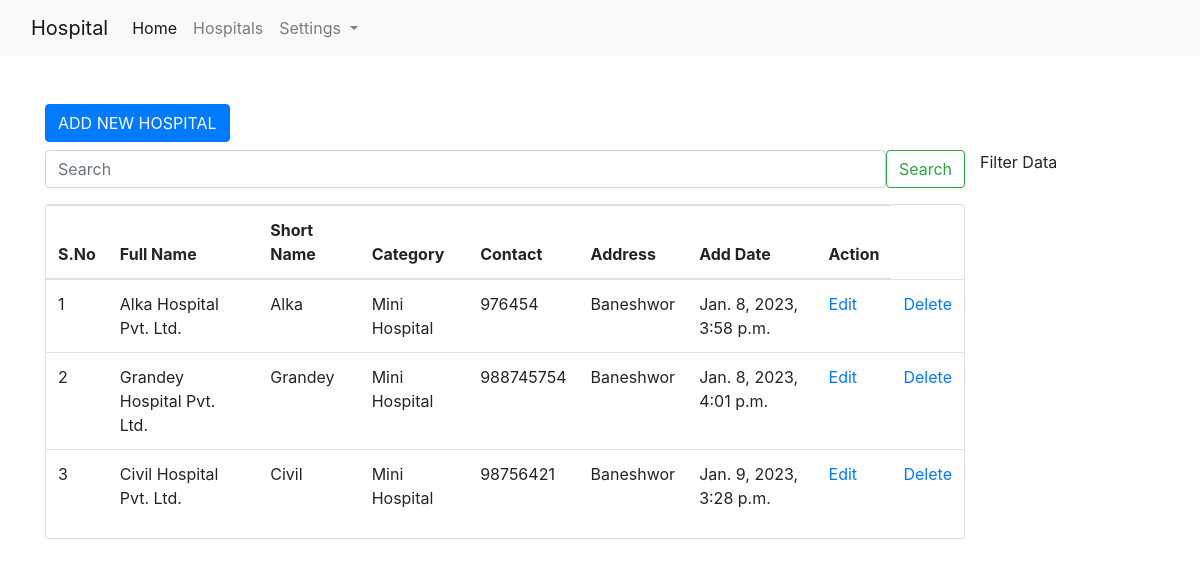
/hospitals/ (signed in), run on an earlier commit of the app's database.
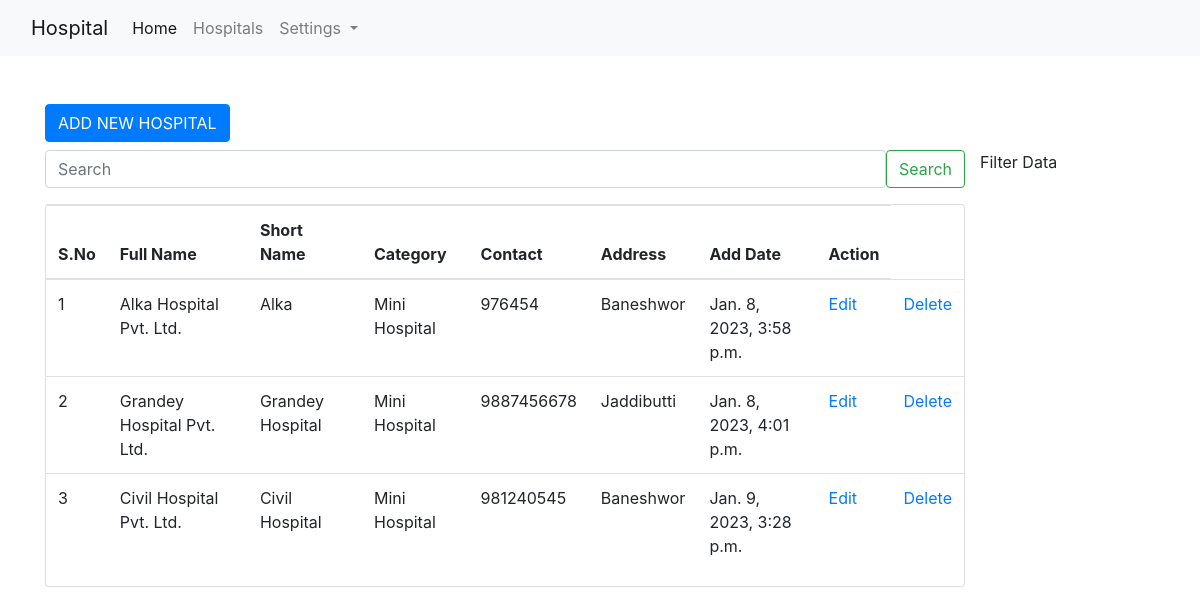
And on a later commit of the database.
### hospitals/models.py (models this page shows)
class Hospital(models.Model):
    full_name = models.CharField(max_length=255)
    short_name = models.CharField(max_length=255)
    category = models.ForeignKey(Category, on_delete=models.CASCADE)
    address = models.CharField(max_length=255)
    contact = models.IntegerField()
    added_at = models.DateTimeField(default=datetime.now)
    class Meta:
        db_table = "app_hospitals"

class Category(models.Model):
    category = models.CharField(max_length=100)
    category_code = models.CharField(max_length=10)
    class Meta:
        db_table = "app_categories"
    def __str__(self):
        return self.category

### hospitals/views.py (the view)
# urls.py: path('', views.hospital_index, name='hospitals'),
@login_required(login_url='/authentication/login/')
def hospital_index(request):
    hospital_list = Hospital.objects.all()
    context = {"data": hospital_list}
    return render(request, 'hospitals/index.html', context)

### templates/hospitals/index.html (shortened to what this page needs)
{% extends 'layouts/base.html' %}
{% block body %}
<div class="container mt-5">
    <a href="{% url 'hospital.create' %}" class="btn btn-primary mb-2">ADD NEW HOSPITAL</a>
    <div class="row">
        <div class="col-md-10">
            <form class="d-flex mb-3">
                <input class="form-control me-2" type="search" placeholder="Search" aria-label="Search">
                <button class="btn btn-outline-success" type="submit">Search</button>
            </form>
            <div class="card">
                <table class="table table-hover">
                    <thead>
                        <tr>
                            <th>S.No</th>
                            <th>Full Name</th>
                            <th>Short Name</th>
                            <th>Category</th>
                            <th>Contact</th>
                            <th>Address</th>
                            <th>Add Date</th>
                            <th>Action</th>
                        </tr>
                    </thead>
                    <tbody>
                        {% for val in data %}
                        <tr>
                            <td>{{ forloop.counter }}</td>
                            <td>{{ val.full_name }}</td>
                            <td>{{ val.short_name }}</td>
                            <td>{{ val.category }}</td>
                            <td>{{ val.contact }}</td>
                            <td>{{ val.address }}</td>
                            <td>{{ val.added_at }}</td>
                            <td><a href="{% url 'hospital.edit' val.id %}">Edit</a></td>
                            <td><a href="{% url 'hospital.delete' val.id %}">Delete</a></td>
                        </tr>
                        {% endfor %}
                    </tbody>
                </table>
            </div>
        </div>
        <div class="col-mnd-2">
            Filter Data
        </div>
    </div>
</div>
{% endblock %}

What changed in the data, as far as the page shows it:
changed Hospital "Grandey Hospital Pvt. Ltd.": short_name "Grandey" → "Grandey Hospital"; contact "988745754" → "9887456678"; address "Baneshwor" → "Jaddibutti"
changed Hospital "Civil Hospital Pvt. Ltd.": short_name "Civil" → "Civil Hospital"; contact "98756421" → "981240545"
